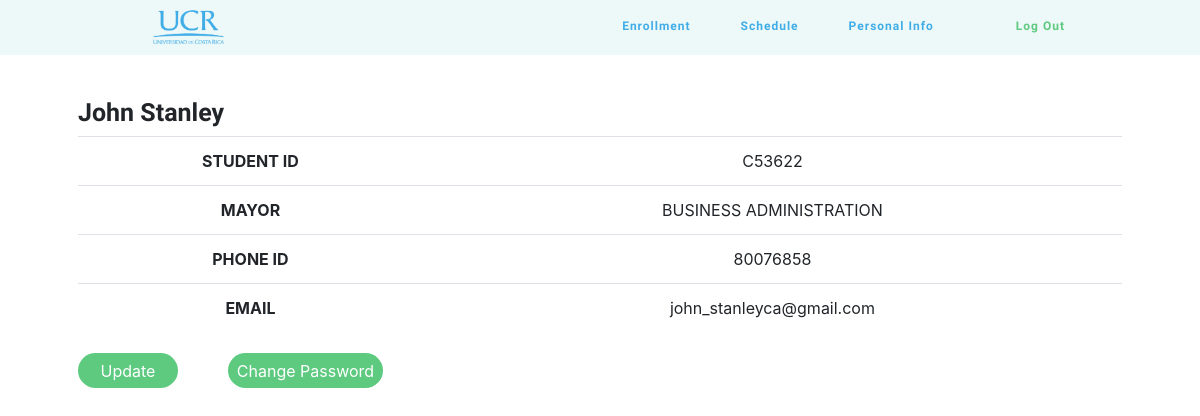
The app's page /information (signed in) with its own data.
### tables this page shows
CREATE TABLE 'users' ('user_id' char(6) PRIMARY KEY NOT NULL, 'name' varchar(255) NOT NULL, 'phone' char(8) NOT NULL, 'email' varchar(255) NOT NULL, 'password' varchar(255) NOT NULL, 'major' varchar(255) NOT NULL);

### application.py (the view)
@app.route("/information")
@login_required
def personal_info():
    info = db.execute("SELECT * FROM users WHERE user_id = :id", id=session["user_id"])
    name = info[0]["name"].title()
    return render_template("information.html", student_name=name, info=info)

### application.py (called while the page is built)
@app.after_request
def after_request(response):
    response.headers["Cache-Control"] = "no-cache, no-store, must-revalidate"
    response.headers["Expires"] = 0
    response.headers["Pragma"] = "no-cache"
    return response

### helpers.py (called while the page is built)
def login_required(f):
    @wraps(f)
    def decorated_function(*args, **kwargs):
        if session.get("user_id") is None:
            return redirect("/login")
        return f(*args, **kwargs)
    return decorated_function

### templates/information.html (shortened to what this page needs)
{% extends "layout.html" %}
{% block main %}
    <h6>{{ student_name }}</h6>
    <table class="table">
        <tbody>
                {% for value in info %}
                <tr>
                    <td class="info_title">STUDENT ID</td>
                    <td>{{ value.user_id }}</td>
                </tr>
                <tr>
                    <td class="info_title">MAYOR</td>
                    <td>{{ value.major }}</td>
                </tr>
                <tr>
                    <td class="info_title">PHONE ID</td>
                    <td>{{ value.phone }}</td>
                </tr>
                <tr>
                    <td class="info_title">EMAIL</td>
                    <td>{{ value.email }}</td>
                </tr>
                {% endfor %}
        </tbody>
    </table>
    <div class="edit_links">
        <a href="/update" class="green_submit" type="submit">Update</a>
        <a href="/password" id="password_change" class="green_submit" type="submit">Change Password</a>
    </div>
{% endblock %}

### records on screen
users: name "John Stanley", user_id "C53622", major "BUSINESS ADMINISTRATION", phone "80076858", email "john_stanleyca@gmail.com"
